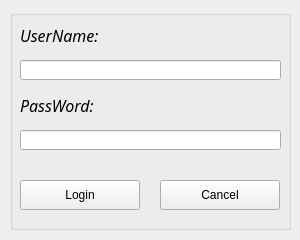
<?xml version="1.0" encoding="UTF-8"?>
<ui version="4.0">
 <class>FrmLogin</class>
 <widget class="QWidget" name="FrmLogin">
  <property name="geometry">
   <rect>
    <x>0</x>
    <y>0</y>
    <width>300</width>
    <height>240</height>
   </rect>
  </property>
  <property name="windowTitle">
   <string>Login</string>
  </property>
  <property name="windowIcon">
   <iconset>
    <normaloff>../../Assets/Images/IMG-Login.png</normaloff>../../Assets/Images/IMG-Login.png</iconset>
  </property>
  <widget class="QGroupBox" name="groupBox">
   <property name="geometry">
    <rect>
     <x>10</x>
     <y>10</y>
     <width>281</width>
     <height>220</height>
    </rect>
   </property>
   <property name="title">
    <string/>
   </property>
   <widget class="QLabel" name="label">
    <property name="geometry">
     <rect>
      <x>10</x>
      <y>10</y>
      <width>90</width>
      <height>31</height>
     </rect>
    </property>
    <property name="font">
     <font>
      <family>Century Gothic</family>
      <pointsize>12</pointsize>
      <italic>true</italic>
     </font>
    </property>
    <property name="text">
     <string>UserName:</string>
    </property>
   </widget>
   <widget class="QLabel" name="label_2">
    <property name="geometry">
     <rect>
      <x>10</x>
      <y>80</y>
      <width>90</width>
      <height>31</height>
     </rect>
    </property>
    <property name="font">
     <font>
      <family>Century Gothic</family>
      <pointsize>12</pointsize>
      <italic>true</italic>
     </font>
    </property>
    <property name="text">
     <string>PassWord:</string>
    </property>
   </widget>
   <widget class="QLineEdit" name="textUserName">
    <property name="geometry">
     <rect>
      <x>10</x>
      <y>50</y>
      <width>261</width>
      <height>20</height>
     </rect>
    </property>
   </widget>
   <widget class="QLineEdit" name="textPassWord">
    <property name="geometry">
     <rect>
      <x>10</x>
      <y>120</y>
      <width>261</width>
      <height>20</height>
     </rect>
    </property>
    <property name="echoMode">
     <enum>QLineEdit::Password</enum>
    </property>
   </widget>
   <widget class="QPushButton" name="BtnLogin">
    <property name="geometry">
     <rect>
      <x>10</x>
      <y>170</y>
      <width>120</width>
      <height>30</height>
     </rect>
    </property>
    <property name="text">
     <string>Login</string>
    </property>
    <property name="icon">
     <iconset>
      <normaloff>../../Assets/Images/IMG-Login.png</normaloff>../../Assets/Images/IMG-Login.png</iconset>
    </property>
   </widget>
   <widget class="QPushButton" name="BtnCancel">
    <property name="geometry">
     <rect>
      <x>150</x>
      <y>170</y>
      <width>120</width>
      <height>30</height>
     </rect>
    </property>
    <property name="text">
     <string>Cancel</string>
    </property>
    <property name="icon">
     <iconset>
      <normaloff>../../Assets/Images/IMG-Cancel.png</normaloff>../../Assets/Images/IMG-Cancel.png</iconset>
    </property>
   </widget>
  </widget>
 </widget>
 <resources/>
 <connections/>
</ui>
